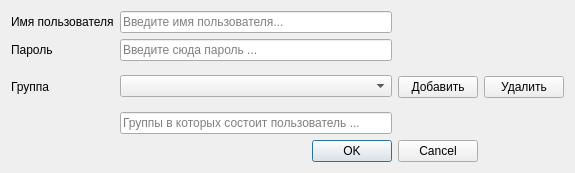
<?xml version="1.0" encoding="UTF-8"?>
<ui version="4.0">
 <class>EditUserDialog</class>
 <widget class="QDialog" name="EditUserDialog">
  <property name="geometry">
   <rect>
    <x>0</x>
    <y>0</y>
    <width>575</width>
    <height>173</height>
   </rect>
  </property>
  <property name="windowTitle">
   <string>Dialog</string>
  </property>
  <layout class="QGridLayout" name="gridLayout">
   <item row="1" column="1">
    <widget class="QLineEdit" name="lineEdit_3">
     <property name="maxLength">
      <number>100</number>
     </property>
     <property name="placeholderText">
      <string>Введите сюда пароль ...</string>
     </property>
    </widget>
   </item>
   <item row="1" column="0">
    <widget class="QLabel" name="label_3">
     <property name="text">
      <string>Пароль</string>
     </property>
    </widget>
   </item>
   <item row="6" column="0" colspan="3">
    <widget class="QDialogButtonBox" name="buttonBox">
     <property name="orientation">
      <enum>Qt::Horizontal</enum>
     </property>
     <property name="standardButtons">
      <set>QDialogButtonBox::Cancel|QDialogButtonBox::Ok</set>
     </property>
    </widget>
   </item>
   <item row="2" column="0" rowspan="3">
    <widget class="QLabel" name="label_2">
     <property name="text">
      <string>Группа</string>
     </property>
    </widget>
   </item>
   <item row="3" column="2">
    <widget class="QPushButton" name="pushButton">
     <property name="text">
      <string>Добавить</string>
     </property>
    </widget>
   </item>
   <item row="0" column="1">
    <widget class="QLineEdit" name="lineEdit">
     <property name="maxLength">
      <number>50</number>
     </property>
     <property name="readOnly">
      <bool>false</bool>
     </property>
     <property name="placeholderText">
      <string>Введите имя пользователя...</string>
     </property>
    </widget>
   </item>
   <item row="5" column="1">
    <widget class="QLineEdit" name="lineEdit_2">
     <property name="readOnly">
      <bool>true</bool>
     </property>
     <property name="placeholderText">
      <string>Группы в которых состоит пользователь ...</string>
     </property>
    </widget>
   </item>
   <item row="2" column="1" rowspan="3">
    <widget class="QComboBox" name="comboBox"/>
   </item>
   <item row="0" column="0">
    <widget class="QLabel" name="label">
     <property name="text">
      <string>Имя пользователя</string>
     </property>
    </widget>
   </item>
   <item row="3" column="3">
    <widget class="QPushButton" name="pushButton_2">
     <property name="text">
      <string>Удалить</string>
     </property>
    </widget>
   </item>
  </layout>
 </widget>
 <resources/>
 <connections>
  <connection>
   <sender>buttonBox</sender>
   <signal>accepted()</signal>
   <receiver>EditUserDialog</receiver>
   <slot>accept()</slot>
   <hints>
    <hint type="sourcelabel">
     <x>248</x>
     <y>254</y>
    </hint>
    <hint type="destinationlabel">
     <x>157</x>
     <y>274</y>
    </hint>
   </hints>
  </connection>
  <connection>
   <sender>buttonBox</sender>
   <signal>rejected()</signal>
   <receiver>EditUserDialog</receiver>
   <slot>reject()</slot>
   <hints>
    <hint type="sourcelabel">
     <x>316</x>
     <y>260</y>
    </hint>
    <hint type="destinationlabel">
     <x>286</x>
     <y>274</y>
    </hint>
   </hints>
  </connection>
 </connections>
</ui>
